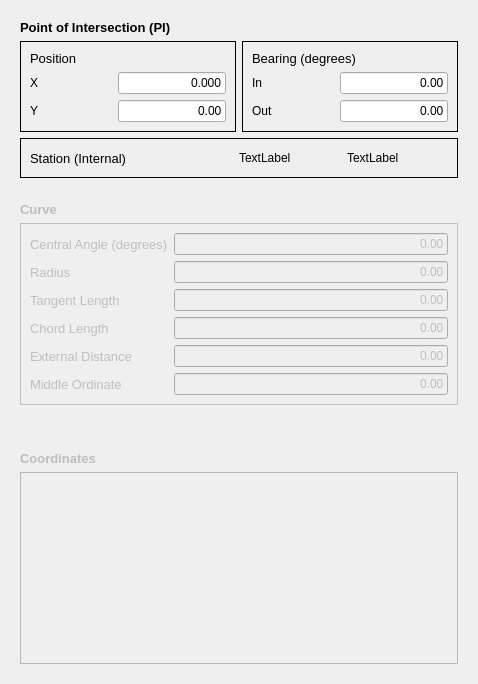
<?xml version="1.0" encoding="UTF-8"?>
<ui version="4.0">
 <class>TaskPanel</class>
 <widget class="QWidget" name="TaskPanel">
  <property name="geometry">
   <rect>
    <x>0</x>
    <y>0</y>
    <width>478</width>
    <height>577</height>
   </rect>
  </property>
  <property name="sizePolicy">
   <sizepolicy hsizetype="MinimumExpanding" vsizetype="MinimumExpanding">
    <horstretch>0</horstretch>
    <verstretch>0</verstretch>
   </sizepolicy>
  </property>
  <property name="windowTitle">
   <string>Import Alignment</string>
  </property>
  <layout class="QVBoxLayout" name="verticalLayout_2">
   <item>
    <widget class="QWidget" name="pi_widget" native="true">
     <property name="enabled">
      <bool>true</bool>
     </property>
     <property name="sizePolicy">
      <sizepolicy hsizetype="MinimumExpanding" vsizetype="MinimumExpanding">
       <horstretch>0</horstretch>
       <verstretch>0</verstretch>
      </sizepolicy>
     </property>
     <layout class="QVBoxLayout" name="verticalLayout_3">
      <item>
       <layout class="QVBoxLayout" name="PI_layout" stretch="0,0,0">
        <item>
         <widget class="QLabel" name="label">
          <property name="font">
           <font>
            <pointsize>10</pointsize>
            <weight>75</weight>
            <bold>true</bold>
           </font>
          </property>
          <property name="text">
           <string>Point of Intersection (PI)</string>
          </property>
         </widget>
        </item>
        <item>
         <layout class="QHBoxLayout" name="horizontalLayout">
          <item>
           <widget class="QFrame" name="position_frame">
            <property name="frameShape">
             <enum>QFrame::Panel</enum>
            </property>
            <layout class="QVBoxLayout" name="position_layout" stretch="0,1">
             <item>
              <widget class="QLabel" name="label_2">
               <property name="sizePolicy">
                <sizepolicy hsizetype="Minimum" vsizetype="Minimum">
                 <horstretch>0</horstretch>
                 <verstretch>0</verstretch>
                </sizepolicy>
               </property>
               <property name="font">
                <font>
                 <pointsize>10</pointsize>
                </font>
               </property>
               <property name="text">
                <string>Position</string>
               </property>
              </widget>
             </item>
             <item>
              <layout class="QVBoxLayout" name="position_input" stretch="1,1">
               <item>
                <layout class="QHBoxLayout" name="horizontalLayout_3">
                 <item>
                  <widget class="QLabel" name="label_4">
                   <property name="text">
                    <string>X</string>
                   </property>
                  </widget>
                 </item>
                 <item>
                  <spacer name="horizontalSpacer_2">
                   <property name="orientation">
                    <enum>Qt::Horizontal</enum>
                   </property>
                   <property name="sizeHint" stdset="0">
                    <size>
                     <width>40</width>
                     <height>20</height>
                    </size>
                   </property>
                  </spacer>
                 </item>
                 <item>
                  <widget class="QLineEdit" name="pi_position_x">
                   <property name="contextMenuPolicy">
                    <enum>Qt::ActionsContextMenu</enum>
                   </property>
                   <property name="layoutDirection">
                    <enum>Qt::RightToLeft</enum>
                   </property>
                   <property name="inputMask">
                    <string/>
                   </property>
                   <property name="text">
                    <string>0.000</string>
                   </property>
                   <property name="alignment">
                    <set>Qt::AlignRight|Qt::AlignTrailing|Qt::AlignVCenter</set>
                   </property>
                  </widget>
                 </item>
                </layout>
               </item>
               <item>
                <layout class="QHBoxLayout" name="horizontalLayout_2">
                 <item>
                  <widget class="QLabel" name="label_3">
                   <property name="text">
                    <string>Y</string>
                   </property>
                  </widget>
                 </item>
                 <item>
                  <spacer name="horizontalSpacer">
                   <property name="orientation">
                    <enum>Qt::Horizontal</enum>
                   </property>
                   <property name="sizeHint" stdset="0">
                    <size>
                     <width>40</width>
                     <height>20</height>
                    </size>
                   </property>
                  </spacer>
                 </item>
                 <item>
                  <widget class="QLineEdit" name="pi_position_y">
                   <property name="text">
                    <string>0.00</string>
                   </property>
                   <property name="alignment">
                    <set>Qt::AlignRight|Qt::AlignTrailing|Qt::AlignVCenter</set>
                   </property>
                  </widget>
                 </item>
                </layout>
               </item>
              </layout>
             </item>
            </layout>
           </widget>
          </item>
          <item>
           <widget class="QFrame" name="bearing_frame">
            <property name="frameShape">
             <enum>QFrame::Panel</enum>
            </property>
            <layout class="QVBoxLayout" name="bearing_layout" stretch="0,1">
             <item>
              <widget class="QLabel" name="label_5">
               <property name="sizePolicy">
                <sizepolicy hsizetype="Minimum" vsizetype="Minimum">
                 <horstretch>0</horstretch>
                 <verstretch>0</verstretch>
                </sizepolicy>
               </property>
               <property name="font">
                <font>
                 <pointsize>10</pointsize>
                 <weight>50</weight>
                 <bold>false</bold>
                </font>
               </property>
               <property name="text">
                <string>Bearing (degrees)</string>
               </property>
              </widget>
             </item>
             <item>
              <layout class="QVBoxLayout" name="bearing_input" stretch="1,1">
               <item>
                <layout class="QHBoxLayout" name="horizontalLayout_6">
                 <item>
                  <widget class="QLabel" name="label_7">
                   <property name="text">
                    <string>In</string>
                   </property>
                  </widget>
                 </item>
                 <item>
                  <spacer name="horizontalSpacer_5">
                   <property name="orientation">
                    <enum>Qt::Horizontal</enum>
                   </property>
                   <property name="sizeHint" stdset="0">
                    <size>
                     <width>40</width>
                     <height>20</height>
                    </size>
                   </property>
                  </spacer>
                 </item>
                 <item>
                  <widget class="QLineEdit" name="pi_bearing_in">
                   <property name="text">
                    <string>0.00</string>
                   </property>
                   <property name="alignment">
                    <set>Qt::AlignRight|Qt::AlignTrailing|Qt::AlignVCenter</set>
                   </property>
                  </widget>
                 </item>
                </layout>
               </item>
               <item>
                <layout class="QHBoxLayout" name="horizontalLayout_5">
                 <item>
                  <widget class="QLabel" name="label_6">
                   <property name="text">
                    <string>Out</string>
                   </property>
                  </widget>
                 </item>
                 <item>
                  <spacer name="horizontalSpacer_6">
                   <property name="orientation">
                    <enum>Qt::Horizontal</enum>
                   </property>
                   <property name="sizeHint" stdset="0">
                    <size>
                     <width>40</width>
                     <height>20</height>
                    </size>
                   </property>
                  </spacer>
                 </item>
                 <item>
                  <widget class="QLineEdit" name="pi_bearing_out">
                   <property name="text">
                    <string>0.00</string>
                   </property>
                   <property name="alignment">
                    <set>Qt::AlignRight|Qt::AlignTrailing|Qt::AlignVCenter</set>
                   </property>
                  </widget>
                 </item>
                </layout>
               </item>
              </layout>
             </item>
            </layout>
           </widget>
          </item>
         </layout>
        </item>
        <item>
         <widget class="QFrame" name="horizontalFrame_8">
          <property name="frameShape">
           <enum>QFrame::Panel</enum>
          </property>
          <layout class="QHBoxLayout" name="horizontalLayout_4" stretch="1,1,1,1">
           <item>
            <widget class="QLabel" name="Station">
             <property name="font">
              <font>
               <pointsize>10</pointsize>
              </font>
             </property>
             <property name="text">
              <string>Station (Internal)</string>
             </property>
            </widget>
           </item>
           <item>
            <spacer name="horizontalSpacer_7">
             <property name="orientation">
              <enum>Qt::Horizontal</enum>
             </property>
             <property name="sizeHint" stdset="0">
              <size>
               <width>40</width>
               <height>20</height>
              </size>
             </property>
            </spacer>
           </item>
           <item>
            <widget class="QLabel" name="pi_station">
             <property name="text">
              <string>TextLabel</string>
             </property>
            </widget>
           </item>
           <item>
            <widget class="QLabel" name="pi_station_internal">
             <property name="text">
              <string>TextLabel</string>
             </property>
            </widget>
           </item>
          </layout>
         </widget>
        </item>
       </layout>
      </item>
     </layout>
    </widget>
   </item>
   <item>
    <widget class="QWidget" name="one_ctr_curve_widget" native="true">
     <property name="enabled">
      <bool>false</bool>
     </property>
     <property name="sizePolicy">
      <sizepolicy hsizetype="MinimumExpanding" vsizetype="MinimumExpanding">
       <horstretch>0</horstretch>
       <verstretch>0</verstretch>
      </sizepolicy>
     </property>
     <layout class="QVBoxLayout" name="verticalLayout">
      <item>
       <layout class="QVBoxLayout" name="curve_layout" stretch="0,0">
        <item>
         <widget class="QLabel" name="label_11">
          <property name="sizePolicy">
           <sizepolicy hsizetype="Minimum" vsizetype="Minimum">
            <horstretch>0</horstretch>
            <verstretch>0</verstretch>
           </sizepolicy>
          </property>
          <property name="font">
           <font>
            <pointsize>10</pointsize>
            <weight>75</weight>
            <bold>true</bold>
           </font>
          </property>
          <property name="text">
           <string>Curve</string>
          </property>
         </widget>
        </item>
        <item>
         <widget class="QFrame" name="formFrame">
          <property name="frameShape">
           <enum>QFrame::Panel</enum>
          </property>
          <layout class="QFormLayout" name="formLayout">
           <item row="0" column="0">
            <widget class="QLabel" name="label_12">
             <property name="font">
              <font>
               <pointsize>10</pointsize>
              </font>
             </property>
             <property name="text">
              <string>Central Angle (degrees)</string>
             </property>
            </widget>
           </item>
           <item row="0" column="1">
            <widget class="QLineEdit" name="curve_delta">
             <property name="inputMask">
              <string/>
             </property>
             <property name="text">
              <string>0.00</string>
             </property>
             <property name="alignment">
              <set>Qt::AlignRight|Qt::AlignTrailing|Qt::AlignVCenter</set>
             </property>
            </widget>
           </item>
           <item row="1" column="0">
            <widget class="QLabel" name="label_13">
             <property name="font">
              <font>
               <pointsize>10</pointsize>
              </font>
             </property>
             <property name="text">
              <string>Radius</string>
             </property>
            </widget>
           </item>
           <item row="1" column="1">
            <widget class="QLineEdit" name="curve_radius">
             <property name="text">
              <string>0.00</string>
             </property>
             <property name="alignment">
              <set>Qt::AlignRight|Qt::AlignTrailing|Qt::AlignVCenter</set>
             </property>
            </widget>
           </item>
           <item row="2" column="0">
            <widget class="QLabel" name="label_14">
             <property name="font">
              <font>
               <pointsize>10</pointsize>
              </font>
             </property>
             <property name="text">
              <string>Tangent Length</string>
             </property>
            </widget>
           </item>
           <item row="2" column="1">
            <widget class="QLineEdit" name="curve_tangent">
             <property name="text">
              <string>0.00</string>
             </property>
             <property name="alignment">
              <set>Qt::AlignRight|Qt::AlignTrailing|Qt::AlignVCenter</set>
             </property>
            </widget>
           </item>
           <item row="3" column="0">
            <widget class="QLabel" name="label_17">
             <property name="font">
              <font>
               <pointsize>10</pointsize>
              </font>
             </property>
             <property name="text">
              <string>Chord Length</string>
             </property>
            </widget>
           </item>
           <item row="3" column="1">
            <widget class="QLineEdit" name="curve_chord">
             <property name="text">
              <string>0.00</string>
             </property>
             <property name="alignment">
              <set>Qt::AlignRight|Qt::AlignTrailing|Qt::AlignVCenter</set>
             </property>
            </widget>
           </item>
           <item row="4" column="0">
            <widget class="QLabel" name="label_18">
             <property name="font">
              <font>
               <pointsize>10</pointsize>
              </font>
             </property>
             <property name="text">
              <string>External Distance</string>
             </property>
            </widget>
           </item>
           <item row="4" column="1">
            <widget class="QLineEdit" name="curve_external">
             <property name="text">
              <string>0.00</string>
             </property>
             <property name="alignment">
              <set>Qt::AlignRight|Qt::AlignTrailing|Qt::AlignVCenter</set>
             </property>
            </widget>
           </item>
           <item row="5" column="0">
            <widget class="QLabel" name="label_19">
             <property name="font">
              <font>
               <pointsize>10</pointsize>
              </font>
             </property>
             <property name="text">
              <string>Middle Ordinate</string>
             </property>
            </widget>
           </item>
           <item row="5" column="1">
            <widget class="QLineEdit" name="curve_middle_ord">
             <property name="text">
              <string>0.00</string>
             </property>
             <property name="alignment">
              <set>Qt::AlignRight|Qt::AlignTrailing|Qt::AlignVCenter</set>
             </property>
            </widget>
           </item>
          </layout>
         </widget>
        </item>
       </layout>
      </item>
      <item>
       <spacer name="verticalSpacer">
        <property name="orientation">
         <enum>Qt::Vertical</enum>
        </property>
        <property name="sizeHint" stdset="0">
         <size>
          <width>20</width>
          <height>40</height>
         </size>
        </property>
       </spacer>
      </item>
      <item>
       <widget class="QLabel" name="label_20">
        <property name="font">
         <font>
          <pointsize>10</pointsize>
          <weight>75</weight>
          <bold>true</bold>
         </font>
        </property>
        <property name="text">
         <string>Coordinates</string>
        </property>
       </widget>
      </item>
      <item>
       <widget class="QTableView" name="coordinate_table"/>
      </item>
     </layout>
    </widget>
   </item>
  </layout>
 </widget>
 <resources/>
 <connections/>
</ui>
